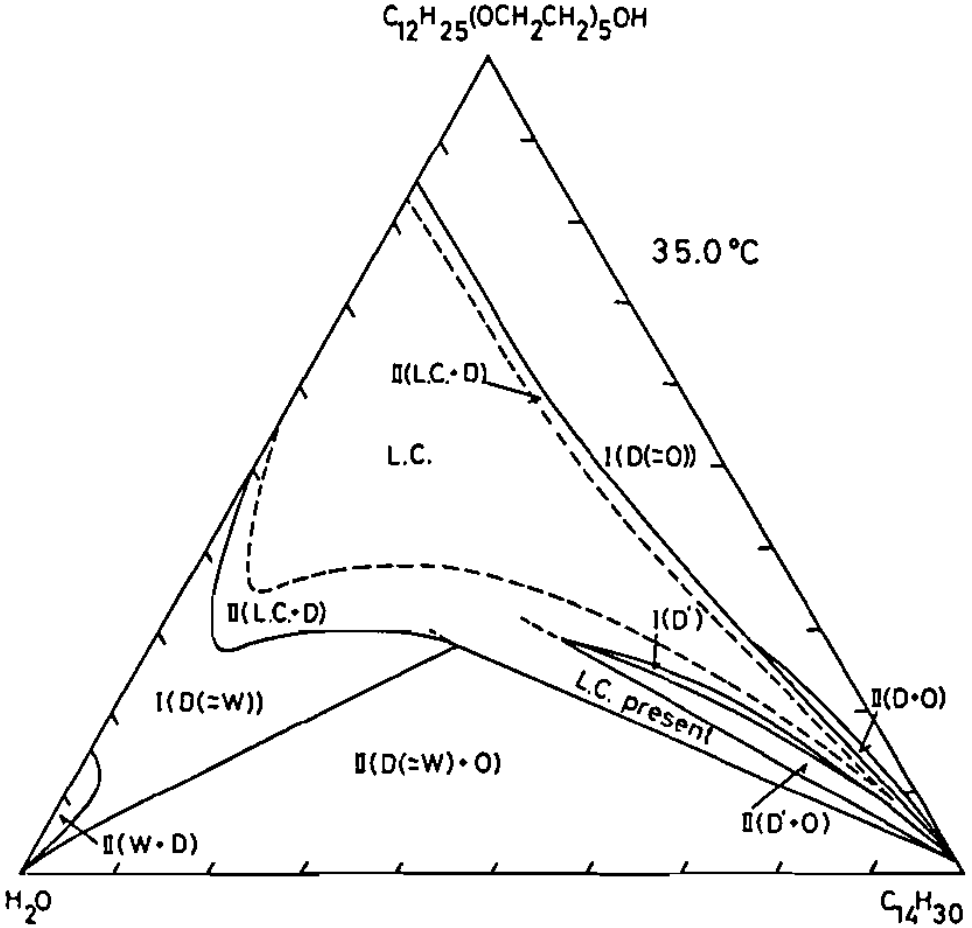
#> input picture Kirill/OpenCV/Old/35Original.png, 972 x 928 px
$ python nextstep.py
#> lines starting #> are read from the running program, lines starting #| are printed output that depends on the picture; after the words box and inside, x2 and y2 are one past the last pixel; in counts of white or black regions, pixels touching at a corner belong together
import cv2
import numpy as np

def is_triangle(contour):
    if len(contour) == 3:
        return True
    return False

def area_triangle(points):
    a = np.linalg.norm(points[0] - points[1])
    b = np.linalg.norm(points[1] - points[2])
    c = np.linalg.norm(points[2] - points[0])
    s = (a + b + c) / 2
    return np.sqrt(s * (s - a) * (s - b) * (s - c))

def resize_image(image, width=None, height=None, inter=cv2.INTER_AREA):
    dim = None
    (h, w) = image.shape[:2]

    if width is None and height is None:
        return image

    if width is None:
        r = height / float(h)
        dim = (int(w * r), height)
    else:
        r = width / float(w)
        dim = (width, int(h * r))

    resized = cv2.resize(image, dim, interpolation=inter)
    return resized

# Load the image
image = cv2.imread('35Original.png')
#> image is the input picture: shape (928, 972, 3); min 0, max 255, mean 243.3

# Convert the image to grayscale
gray = cv2.cvtColor(image, cv2.COLOR_BGR2GRAY)

# Apply edge detection using Canny function
edges = cv2.Canny(gray, 50, 150)
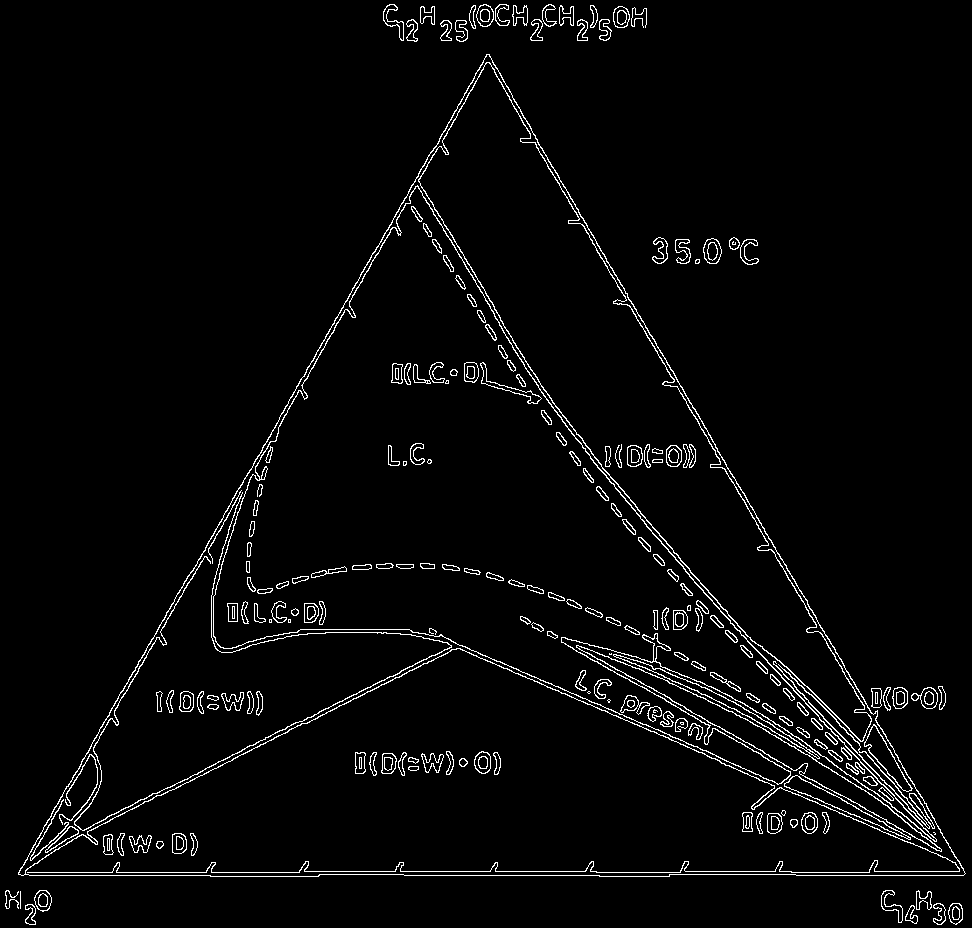
#> edges: shape (928, 972); 3.1% white in thin lines or dots

# Find contours in the binary image
contours, _ = cv2.findContours(edges, cv2.RETR_LIST, cv2.CHAIN_APPROX_SIMPLE)
#> contours = 464 contours, 38 with area under 20; largest, box (x1, y1, x2, y2) and area: (18, 54, 966, 877) 389860, (18, 54, 966, 877) 388724, (213, 185, 937, 842) 143069, (213, 186, 937, 842) 141806, (418, 62, 872, 742) 68019

# Initialize variables for the largest triangle
largest_triangle = None
largest_area = 0

# Iterate through the contours and detect triangles
for contour in contours:
    # Approximate the contour with a polygon
    polygon = cv2.approxPolyDP(contour, 0.02 * cv2.arcLength(contour, True), True)

    # Check if the polygon is a triangle
    if is_triangle(polygon):
        # Calculate the area of the contour (not the triangle)
        contour_area = cv2.contourArea(contour)

        # Update the largest triangle if needed
        if contour_area > largest_area:
            largest_area = contour_area
            largest_triangle = polygon
#> this loop made 464 passes
#> (contour_area, largest_area, largest_triangle) on passes 39, 69, 70, 208, 210, 424, 425, 427: (187.5, 187.5, [[78, 831], [45, 851], [70, 826]]), (1043, 1043, [[784, 784], [797, 775], [908, 837]]), (1125, 1125, [[784, 783], [910, 839], [797, 775]]), (5567.5, 5567.5, [[576, 646], [761, 727], [941, 850]]), (5873.5, 5873.5, [[576, 645], [941, 851], [765, 729]]), (67274, 67274, [[487, 62], [861, 741], [420, 185]]), (68019, 68019, [[486, 62], [421, 187], [862, 741]]), (389860, 389860, [[486, 54], [18, 874], [963, 875]])
#> contour_area on passes 201, 203: 935.5, 1110
#> after the loop, largest_area = 389860

# Draw a red mask over the largest triangle
if largest_triangle is not None:
    cv2.drawContours(image, [largest_triangle], -1, (0, 0, 255), -1)
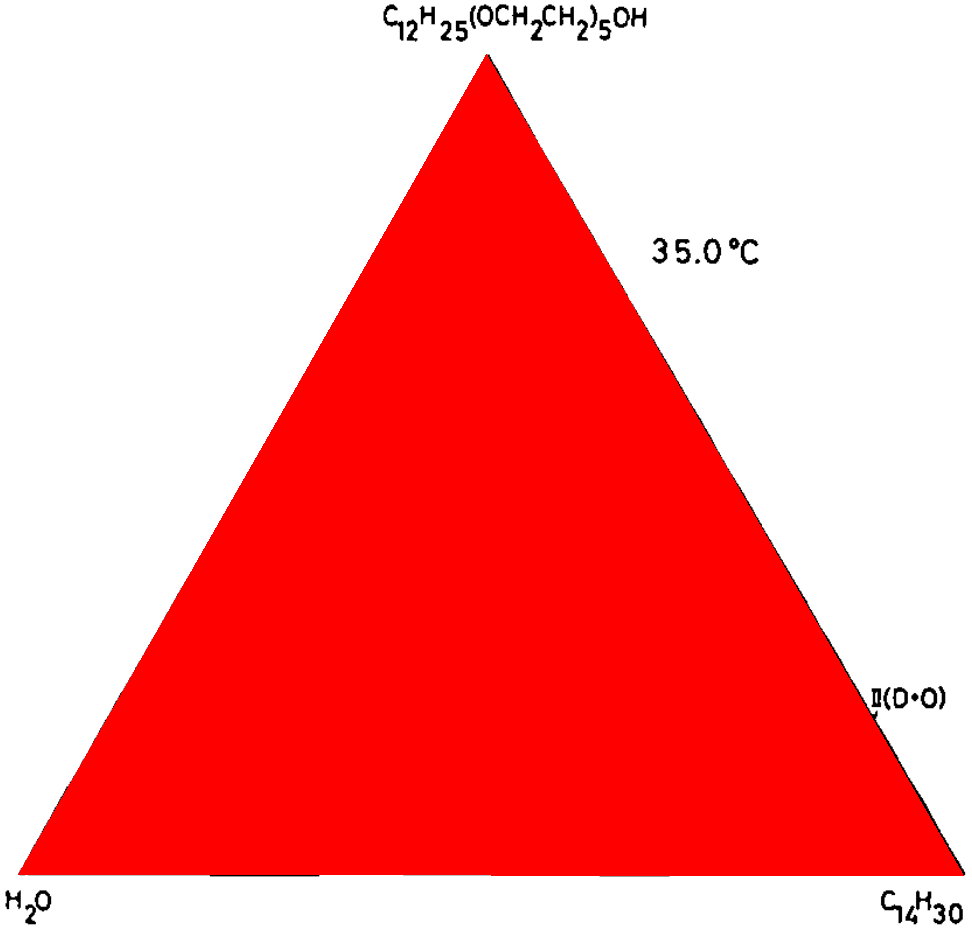
#> image: shape (928, 972, 3); mean B, G, R 143.1, 143.1, 253.1

# Set the desired window size
window_width = 800
window_height = 600

# Resize the image to the desired window size
resized_image = resize_image(image, width=window_width, height=window_height)

# Display the final image
cv2.imshow("Largest Triangle", resized_image)
cv2.waitKey(0)
cv2.destroyAllWindows()

$ run again, with Kirill/OpenCV/Old/44Original.png copied over Kirill/OpenCV/Old/35Original.png
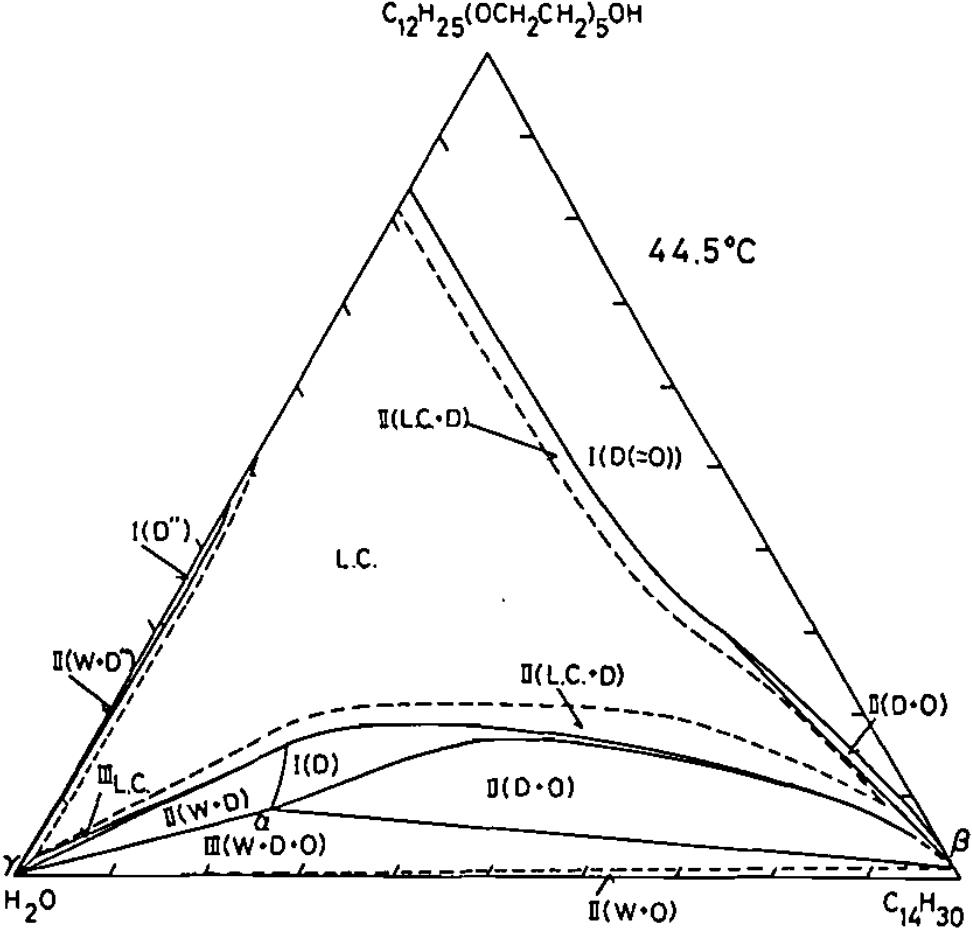
#> input picture Kirill/OpenCV/Old/44Original.png, 972 x 928 px
#> image is the input picture: shape (928, 972, 3); min 0, max 255, mean 242.3
#> `edges = cv2.Canny(gray, 50, 150)`:
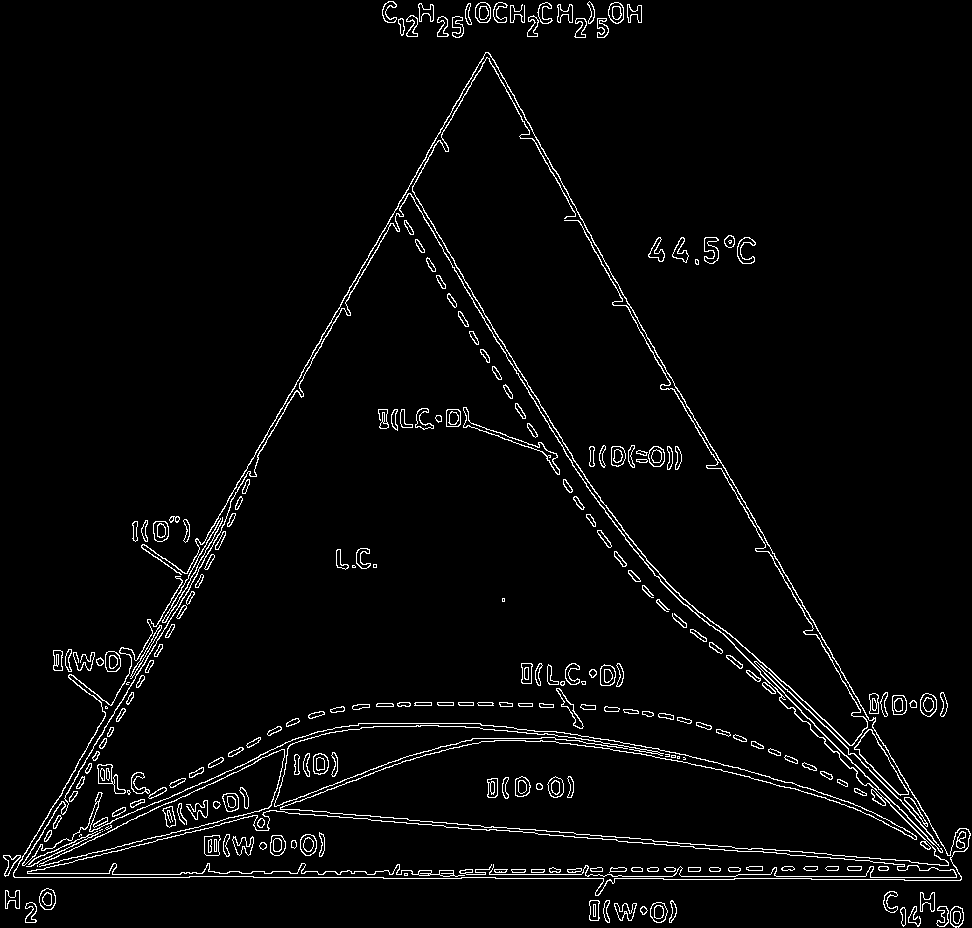
#> edges: shape (928, 972); 3.3% white in thin lines or dots
#> contours = 545 contours, 51 with area under 20; largest, box (x1, y1, x2, y2) and area: (22, 193, 949, 866) 240938, (22, 193, 949, 866) 239711, (854, 729, 909, 796) 1211, (854, 729, 909, 795) 1130, (13, 52, 971, 896) 855
#> the loop `for contour in contours:` made 545 passes
#> polygon on passes 2, 17, 28: [[624, 912], [625, 911], [626, 912], [625, 913]], [[593, 904], [593, 916], [595, 916], [595, 904]], [[590, 900], [589, 919], [598, 920], [599, 901]]
#> after the loop `for contour in contours:`: largest_area = 0
#> in resize_image, `resized = cv2.resize(image, dim, interpolation=inter)`:
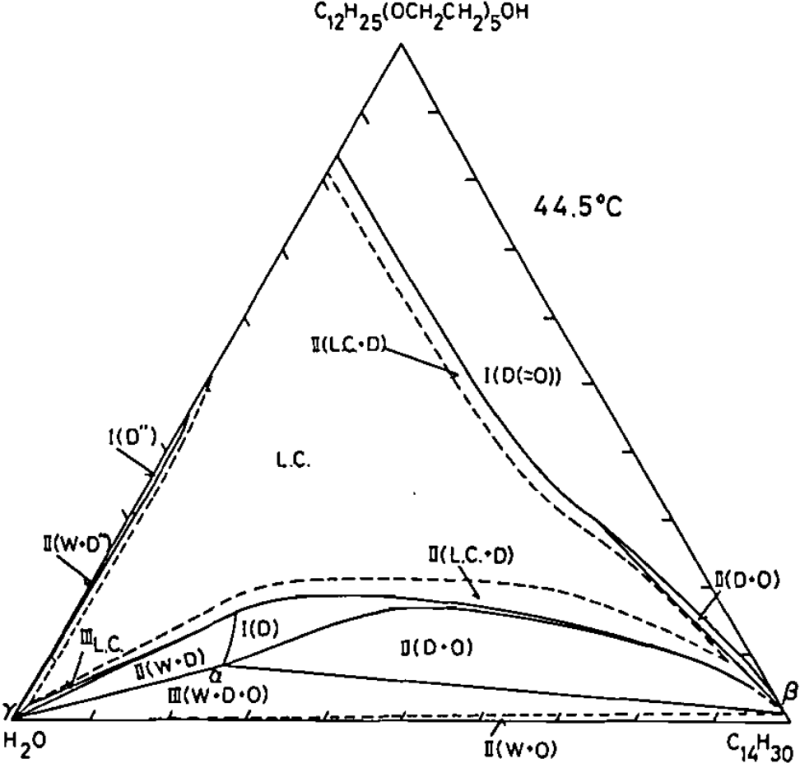
#> resized: shape (763, 800, 3); min 0, max 255, mean 242.3
